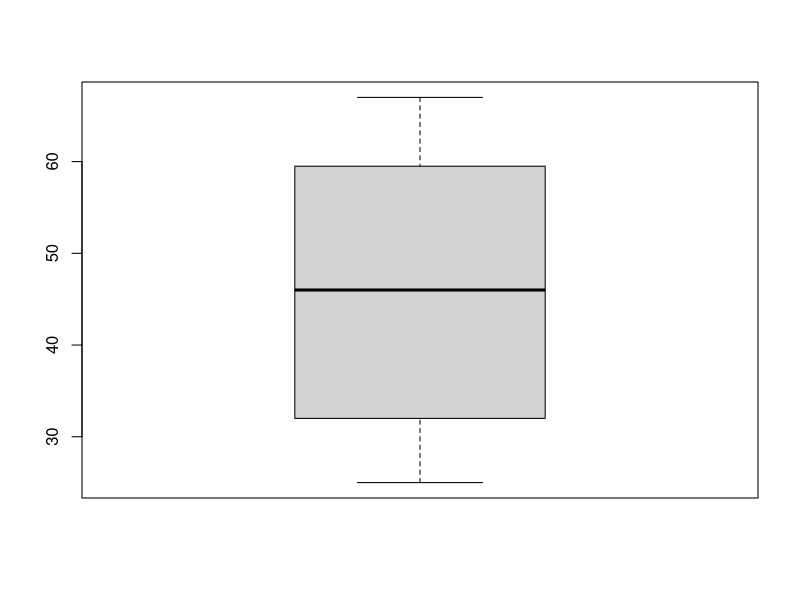

Write the R code that produced this figure.
#########################
###
### Population Statistics
###
### Leonard Mada


### Populations
# Generate random populations
# - based on the code examples from package MicSim;

### Github:
# https://github.com/discoleo/R/tree/master/Stat/Population.R


#######################

###############
### History ###
###############

### draft v.0.1b:
# - new parameter: proportion males;
### draft v.0.1a:
# - basic functionality;


rpopulation.gen = function(n, startDate, endDate, simHorizon, format="%d/%m/%Y",
	fertility.lambda=1, collapse=NULL, sex=c("M", "F"), sex.p=0.5,
	marital = c("NM","M","D","W"), edu = c("no","low","med","high")) {
	# Definition of an initial population
	# (for illustration purposes, create a random population)
	if(missing(endDate)) {
		if(length(startDate) == 1) stop("End Date needed!")
		else endDate = startDate[2];
	}
	if(is.character(startDate)) startDate = as.Date(startDate, format=format);
	if(is.character(endDate)) endDate = as.Date(endDate, format=format);
	birthDatesRange = c(startDate[1], endDate[1]);
	
	birthDates <- birthDatesRange[1] +
		runif(N, min=0, max=diff(birthDatesRange))
	
	age <- trunc(as.numeric(simHorizon[1] - birthDates)/365.25)
	s1 = if(length(sex.p) == 1 && sex.p[1] == 1/2) sample(sex, N, replace=TRUE)
		else if(length(sex.p) == 1) sample(sex, N, replace=TRUE, prob=c(sex.p, 1 - sex.p))
		else sample(sex, N, replace=TRUE, prob=sex.p)
	s2 = rpois(N, ifelse(age <= 18, 0, fertility.lambda)) # Fertility
	# Marital
	s3 = ifelse(age <= 18, marital[1],
			ifelse(age <= 22,
				sample(marital[1:3], N, replace=TRUE),
				sample(marital, N, replace=TRUE)))
	# Education
	s4 = ifelse(age <= 7, edu[1],
			ifelse(age <= 18, edu[2],
			ifelse(age <= 23,
				sample(edu[2:3], N, replace=TRUE),
				sample(edu[-1], N, replace=TRUE))))
	
	if( ! is.null(collapse)) {
		# TODO: can implement option with upper bound on fertility;
		s2ch = as.character(s2);
		s2ch[s2 >= 3] = "3+";
		s = paste(s1,s2ch,s3,s4, sep=collapse)
		initState = data.frame(ID=1:N, birthDate=birthDates, age=age, s);
		return(initState);
	}
	initState = data.frame(ID=1:N, birthDate=birthDates, age=age, s1, s2, s3, s4)
	return(initState)
}

#############

### Examples:

N = 100
dates = c("31/12/1950","01/01/2014")
simHorizon = as.Date("01/01/2021", format="%d/%m/%Y")

initPop = rpopulation.gen(N, dates, simHorizon=simHorizon)
head(initPop)
table(initPop$s3)
mean(initPop$age)
boxplot(initPop$age[initPop$s3 == "W"])


initPop = rpopulation.gen(N, dates, simHorizon=simHorizon, sex.p=0.4)
table(initPop$s1)


### with Collapse
initPop = rpopulation.gen(N, dates, simHorizon=simHorizon, collapse="/")
head(initPop)
